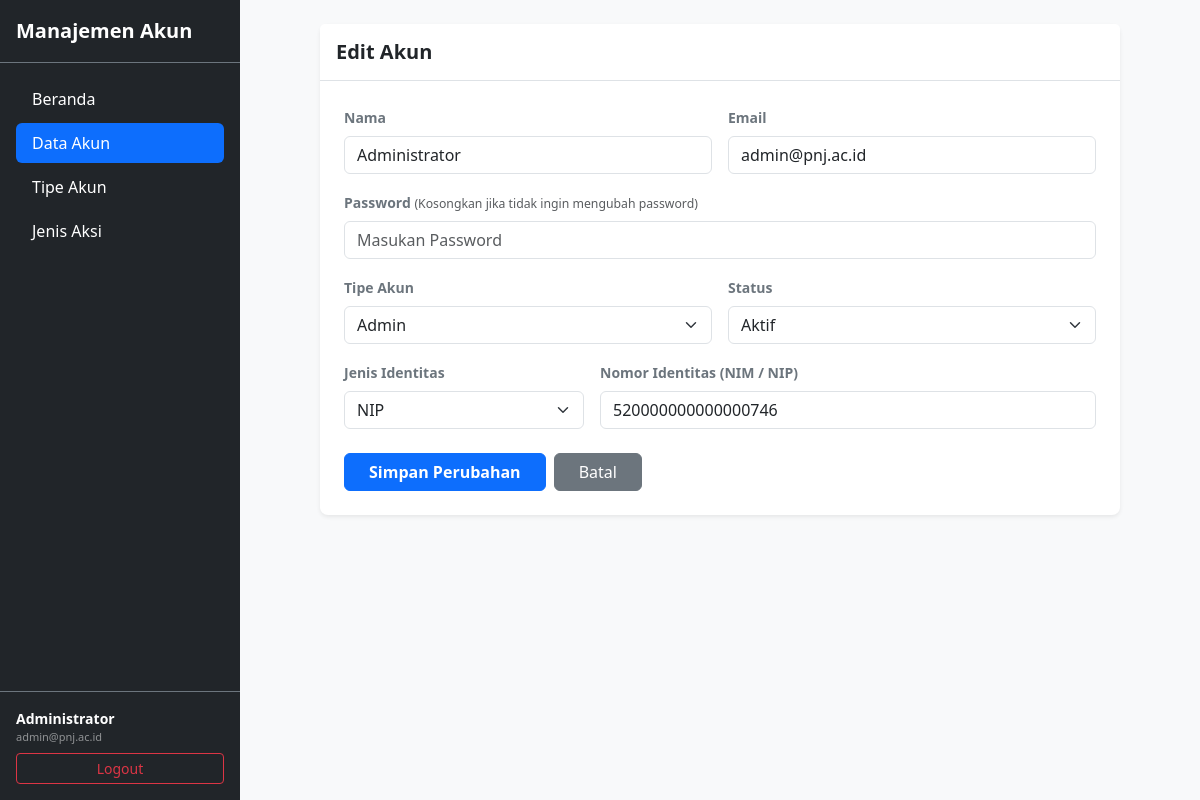
/akun/edit.php?id=c011b98d-e43d-4c31-8935-71e16f31bf01 (signed in), run on the app's committed database.
### tables this page shows
CREATE TABLE IF NOT EXISTS `accounts` (
  `id` VARCHAR(36) NOT NULL,
  `name` VARCHAR(128) NOT NULL,
  `email` VARCHAR(128) NOT NULL UNIQUE,
  `password` TEXT NOT NULL,
  `account_type_id` VARCHAR(36) NOT NULL,
  `status` VARCHAR(128) NOT NULL,
  `identification_number` VARCHAR(128) NOT NULL,
  `identification_type` ENUM('NIM', 'NIP') NOT NULL,
  `created_at` DATETIME DEFAULT CURRENT_TIMESTAMP,
  `updated_at` DATETIME DEFAULT NULL ON UPDATE CURRENT_TIMESTAMP,
  `deleted_at` DATETIME DEFAULT NULL,
  PRIMARY KEY (`id`),
  KEY `fk_accounts_account_type` (`account_type_id`),
  CONSTRAINT `fk_accounts_account_type` FOREIGN KEY (`account_type_id`) REFERENCES `account_type` (`id`) ON DELETE CASCADE ON UPDATE CASCADE
);

CREATE TABLE IF NOT EXISTS `account_type` (
  `id` VARCHAR(36) NOT NULL,
  `name` VARCHAR(128) NOT NULL,
  `description` TEXT DEFAULT NULL,
  `created_at` DATETIME DEFAULT CURRENT_TIMESTAMP,
  `updated_at` DATETIME DEFAULT NULL ON UPDATE CURRENT_TIMESTAMP,
  `deleted_at` DATETIME DEFAULT NULL,
  PRIMARY KEY (`id`)
);

### akun/edit.php (the view, shortened to what this page needs)
<?php
include '../conn.php';
$id = $_GET['id'];
$query = mysqli_query($conn, "SELECT * FROM accounts WHERE id='$id' AND deleted_at IS NULL");
$data = mysqli_fetch_array($query);
$tipe_akun_data = mysqli_query($conn, "SELECT * FROM account_type WHERE deleted_at IS NULL ORDER BY name ASC");
?>
<!DOCTYPE html>
<html lang="id">
<head>
    <link href="https://cdn.jsdelivr.net/npm/bootstrap@5.3.0/dist/css/bootstrap.min.css" rel="stylesheet">
</head>
<body>
    <div class="d-flex min-vh-100">
        <?php include '../components/sidebar.php'; ?>
        <div class="flex-grow-1 bg-light p-4">
            <div class="card shadow-sm border-0 rounded-3 mx-auto" style="max-width: 800px;">
                <div class="card-header bg-white py-3 border-bottom">
                    <h5 class="fw-bold mb-0 text-dark">Edit Akun</h5>
                </div>
                <div class="card-body p-4">
                    <form action="edit_action.php" method="POST" id="form-edit">
                        <div class="row g-3 mb-3">
                            <div class="col-md-6">
                                <label for="name" class="form-label small fw-semibold text-secondary">Nama</label>
                                <input type="text" class="form-control" id="name" name="name"
                                    placeholder="Masukan Nama Lengkap" value="<?php echo $data['name']; ?>" required>
                            </div>
                            <div class="col-md-6">
                                <label for="email" class="form-label small fw-semibold text-secondary">Email</label>
                                <input type="email" class="form-control" id="email" name="email"
                                    placeholder="Masukan Email" value="<?php echo $data['email']; ?>" required
                                    autocomplete="off">
                            </div>
                        </div>
                        <div class="mb-3">
                            <label for="password" class="form-label small fw-semibold text-secondary">Password <small
                                    class="text-muted fw-normal">(Kosongkan jika tidak ingin mengubah
                                    password)</small></label>
                            <input type="password" class="form-control" id="password" name="password"
                                placeholder="Masukan Password">
                        </div>
                        <div class="row g-3 mb-3">
                            <div class="col-md-6">
                                <label for="account_type_id" class="form-label small fw-semibold text-secondary">Tipe
                                    Akun</label>
                                <select class="form-select" id="account_type_id" name="account_type_id" required>
                                    <?php while ($tipe = mysqli_fetch_array($tipe_akun_data)) { ?>
                                        <option value="<?php echo $tipe['id']; ?>" data-name="<?php echo htmlspecialchars($tipe['name']); ?>" <?php if ($tipe['id'] == $data['account_type_id'])
                                               echo 'selected'; ?>>
                                            <?php echo $tipe['name']; ?>
                                        </option>
                                    <?php } ?>
                                </select>
                            </div>
                            <div class="col-md-6">
                                <label for="status" class="form-label small fw-semibold text-secondary">Status</label>
                                <select class="form-select" id="status" name="status" required>
                                    <option value="Aktif" <?php if ($data['status'] == 'Aktif')
                                        echo 'selected'; ?>>Aktif
                                    </option>
                                    </select>
                            </div>
                        </div>
                        <div class="row g-3 mb-4">
                            <div class="col-md-4">
                                <label for="identification_type"
                                    class="form-label small fw-semibold text-secondary">Jenis Identitas</label>
                                <select class="form-select" id="identification_type" name="identification_type"
                                    required>
                                    <option value="NIP" <?php if ($data['identification_type'] == 'NIP')
                                        echo 'selected'; ?>>NIP</option>
                                </select>
                            </div>
                            <div class="col-md-8">
                                <label for="identification_number"
                                    class="form-label small fw-semibold text-secondary">Nomor Identitas (NIM /
                                    NIP)</label>
                                <input type="text" class="form-control" id="identification_number"
                                    name="identification_number" value="<?php echo $data['identification_number']; ?>"
                                    placeholder="Masukan Nomor Identitas" required>
                            </div>
                        </div>
                        <div class="d-flex gap-2">
                            <button type="submit" class="btn btn-primary px-4 fw-semibold">Simpan Perubahan</button>
                            <a href="index.php" class="btn btn-secondary px-4">Batal</a>
                        </div>
                    </form>
                </div>
            </div>
        </div>
    </div>
</body>
</html>

### data on the page
accounts: name "Administrator", email "admin@pnj.ac.id", account_type_id "Admin", status "Aktif", identification_type "NIP", identification_number "520000000000000746"

### other printed values
$user_name "Administrator"
$user_email "admin@pnj.ac.id"
